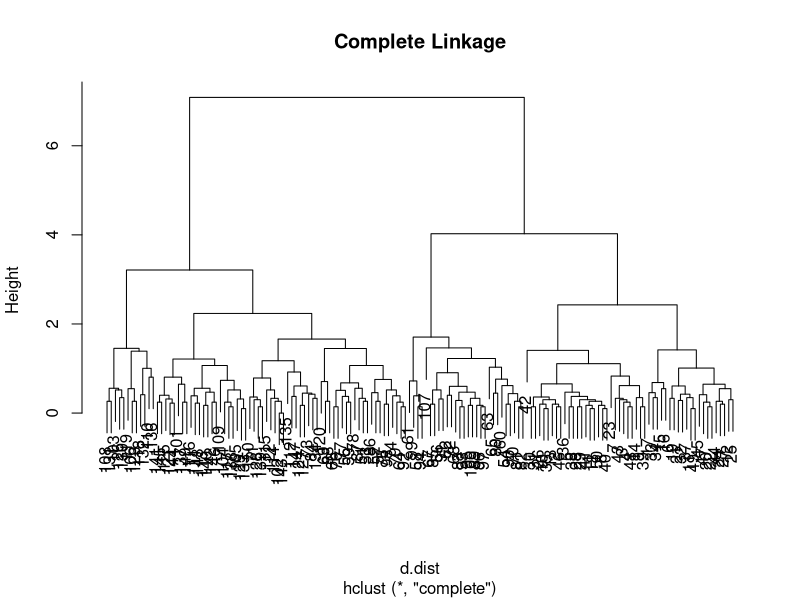

Reproduce this figure in R.
d<-iris
d<-d[-5]
d.dist=dist(d)
clus<-hclust(d.dist)
plot(clus,main="Complete Linkage")
clusters<-cutree(clus,3)
table(iris$Species,clusters)
